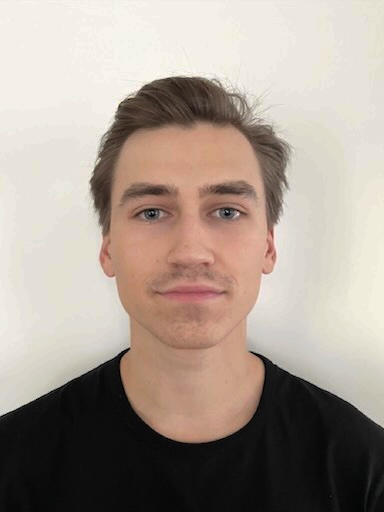
#> input picture p3-face-morphing/data/filip.jpg, 384 x 512 px
$ jupyter execute --allow-errors main.ipynb
#> lines starting #> are read from the running program, lines starting #| are printed output that depends on the picture
### Dependencies

[cell 1]
import os
import cv2
import glob
import json
import imageio
import numpy as np
import matplotlib.tri as tri
import matplotlib.pyplot as plt
from skimage.draw import polygon
from scipy.spatial import Delaunay

# Project 3 - Face Morphing

## Part 1. Defining Correspondences

[cell 2]
face_a = plt.imread('../data/filip.jpg')
#> face_a is the input picture: shape (512, 384, 3); mean R, G, B 167.1, 154.5, 144.3
face_b = plt.imread('../data/daniel.jpg')
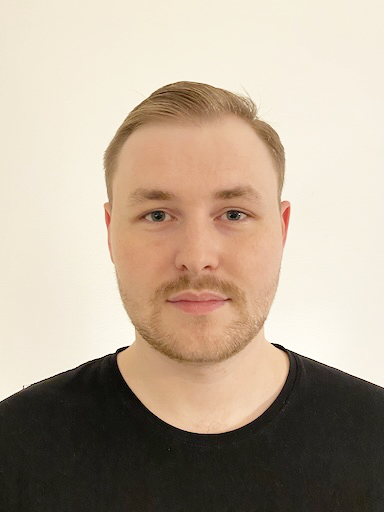
#> input picture p3-face-morphing/data/daniel.jpg, 384 x 512 px
#> face_b is the input picture: shape (512, 384, 3); mean R, G, B 183.7, 167.9, 149.8

# the points are defined in a json file
#> (the rest of this cell did not finish here and is left out)

[cell 3]
# Plot image
# [4 lines left out: function plot_points_on_face, not called in this run]

# Create a figure with two subplots
fig, axes = plt.subplots(1, 2, figsize=(10, 5))

# Plot points on face_a
#> (the rest of this cell did not finish here and is left out)

[cell 4]
# [13 lines left out: function plot_points_with_triangulation, not called in this run]

# Create a figure with two subplots
fig, axes = plt.subplots(1, 2, figsize=(10, 5))

# Plot points and triangulation for both face_a and face_b
#> (the rest of this cell did not finish here and is left out)

#> (a cell that did not finish here is left out)

## Part 2. Computing the "Mid-way Face"

[cell 6]
# [67 lines left out: functions compute_affine, warp_triangle, compute_midway_face, not called in this run]

#> (a cell that did not finish here is left out)

## Part 3. The Morph Sequence

[cell 8]
# [83 lines left out: functions warp_triangle, morph, not called in this run]

[cell 9]
# [26 lines left out: function create_morph_sequence_gif, not called in this run]

# Example call to create the morph sequence GIF
# create_morph_sequence_gif(face_a, face_b, im1_points, im2_points, tri, num_frames=30, output_path="morph_bounce.gif")

## Part 4. The "Mean face" of a population

[cell 10]
def load_images_and_landmarks(path, gender, expression):
#> called with path = '../data/imm_face_db/', gender = 'm', expression = 1
    images = []
    landmarks = []

    # Construct the file pattern based on gender and expression
    file_pattern = f"*-{expression}{gender}.jpg"
    image_files = glob.glob(os.path.join(path, file_pattern))

    for img_file in image_files:
        # Load the image
        img = plt.imread(img_file)
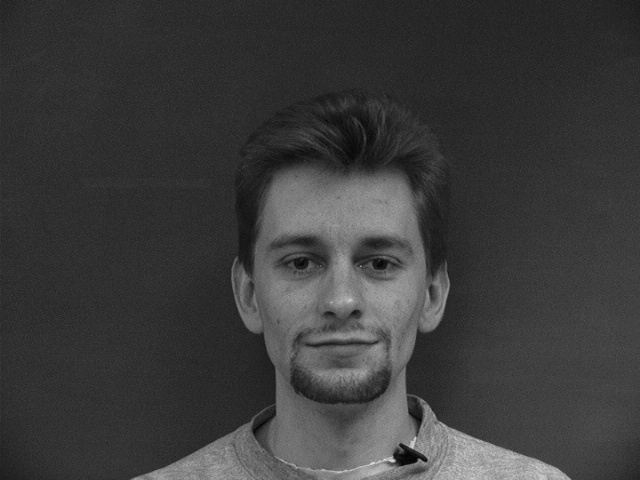
#> input picture p3-face-morphing/data/imm_face_db/02-1m.jpg, 640 x 480 px
#> img is the input picture: shape (480, 640, 3); min 0, max 218, mean 59.7
        if img is None:
            print(f"Warning: {img_file} could not be read. Skipping this file.")
            continue
        images.append(img)

        # Load the corresponding .asf file
        asf_file = img_file.replace('.jpg', '.asf')
        points = []

        with open(asf_file, 'r') as f:
            lines = f.readlines()
            num_points_found = False
            for line in lines:
                if line.strip().startswith('#'):
                    continue
                if line.strip() == "58":  # Look for the number of points
                    num_points_found = True
                    continue
                if num_points_found:
                    parts = line.split()
                    if len(parts) >= 7:
                        x, y = float(parts[2]), float(parts[3])
                        points.append((x, y))

        if len(points) == 58:
            landmarks.append(np.array(points))
        else:
            print(f"Warning: {asf_file} has {len(points)} landmarks instead of 58. Skipping this file.")

    return images, landmarks

# Example usage
path = '../data/imm_face_db/'
#> (the rest of this cell did not finish here and is left out)

[cell 11]
# [4 lines left out: function normalize_landmarks, not called in this run]

# Normalize landmarks for each image
#> (the rest of this cell did not finish here and is left out)

[cell 12]
def compute_average_shape(landmarks):
    # Stack all landmark points into an array
    stacked_landmarks = np.array(landmarks)
    # Compute the mean along the first axis to get the average shape
    avg_shape = np.mean(stacked_landmarks, axis=0)
    return avg_shape

#> (the rest of this cell did not finish here and is left out)

[cell 13]
# [4 lines left out: function add_boundary_points, not called in this run]

def delaunay_triangulation(points):
    return Delaunay(points)

# [67 lines left out: functions affine_transform, pad_image_to_shape, morph_to_average_shape, compute_average_face, not called in this run]

#> (a cell that did not finish here is left out)

[cell 15]
# Create a figure with 1 row and 3 columns
fig, axes = plt.subplots(1, 3, figsize=(15, 5))

# Display the average face with background
#> (the rest of this cell did not finish here and is left out)

#> (a cell that did not finish here is left out)

## Part 5. Caricatures: Extrapolating from the mean

[cell 17]
# Load female, happy images and compute their average shape
path = '../data/imm_face_db/'
female_happy_images, female_happy_landmarks = load_images_and_landmarks(path, "f", 2)
